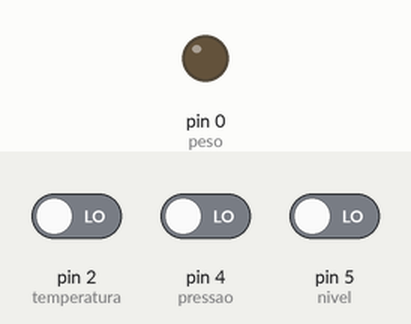
Simulated run of this sketch. Board: Arduino Uno, built with avr-gcc and run on an emulated ATmega328P. On the bench: output pins drawn as LEDs (lit = HIGH). Inputs (shaded band) come from the test bench; at power-on: pin 2 (temperatura) LOW, pin 5 (nivel) LOW, pin 4 (pressao) LOW.

Above: at 0.8 s.
0.9 s: pin 2 (temperatura) driven HIGH
At 2.1 s:
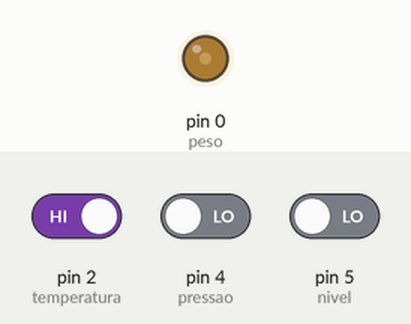
2.4 s: pin 5 (nivel) driven HIGH
At 2.9 s:
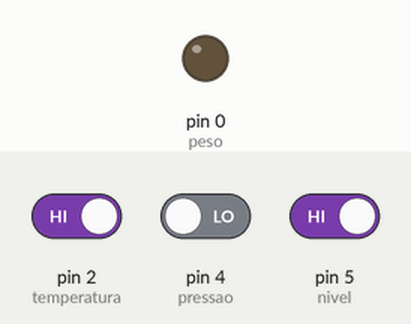
3.9 s: pin 4 (pressao) driven HIGH
At 4.3 s:
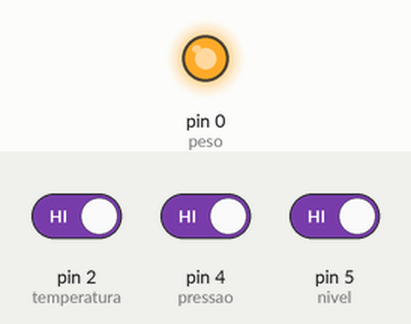
5.4 s: pin 4 (pressao) driven LOW
At 6.6 s:
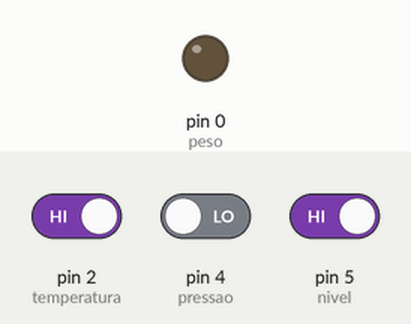
6.9 s: pin 5 (nivel) driven LOW
At 8.0 s:
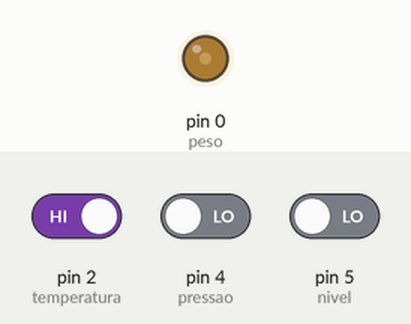
Timing chart, 0 to 9.4 s (numbered marks = the images above; inputs shaded):
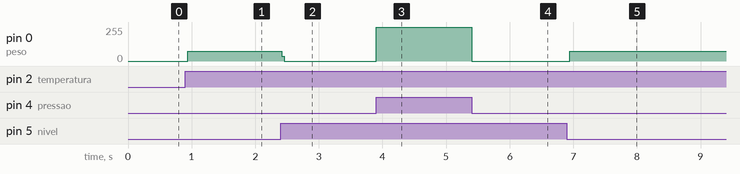

Measured:
- after the input at 0.9 s, pin 0 (peso): 0/255 → 75/255 at once
- after the input at 2.4 s, pin 0 (peso): 75/255 → 0/255 at once
- after the input at 3.9 s, pin 0 (peso): 0/255 → 255/255 at once
- after the input at 5.4 s, pin 0 (peso): 255/255 → 0/255 at once
- after the input at 6.9 s, pin 0 (peso): 0/255 → 75/255 at once

The sketch:

Exercicio.ino
```cpp
#define temperatura PD2
#define pressao PD4
#define nivel PD5
#define peso PB0
#define led PD0
int main(){
  DDRD = 0;//Todos entradas
  DDRD |= (1<<led);
  PORTD = 0;//Todos iniciam desligados
  DDRB = 0;//Todos como entrada
  while(1){
    PORTD &= ~(1 << led);
    //1. Nível alro com temperatura e pressão alta
    while((PIND&(1<<temperatura))&&(PIND&(1<<nivel))&&(PIND&(1<<pressao))){
      PORTD |= (1<<led);
    }
    //2.Nível baixo com temperatura alta e peso alto
    while((PIND&(1<<temperatura))&&!(PIND&(1<<nivel))&&(PIND&(1<<peso))){
      PORTD |= (1<<led);
    }
    //3. Nível baixo com temperatura baixa e pessão alta
    while(!(PIND&(1<<temperatura))&&!(PIND&(1<<nivel))&&(PIND&(1<<pressao))){
      PORTD |= (1<<led);
    }
    //4. Nível baixo com peso baixo e temperatura alta
    while((PIND&(1<<temperatura))&&!(PIND&(1<<nivel))&&!(PIND&(1<<peso))){
      PORTD |= (1<<led);
    }
  }
}
```
